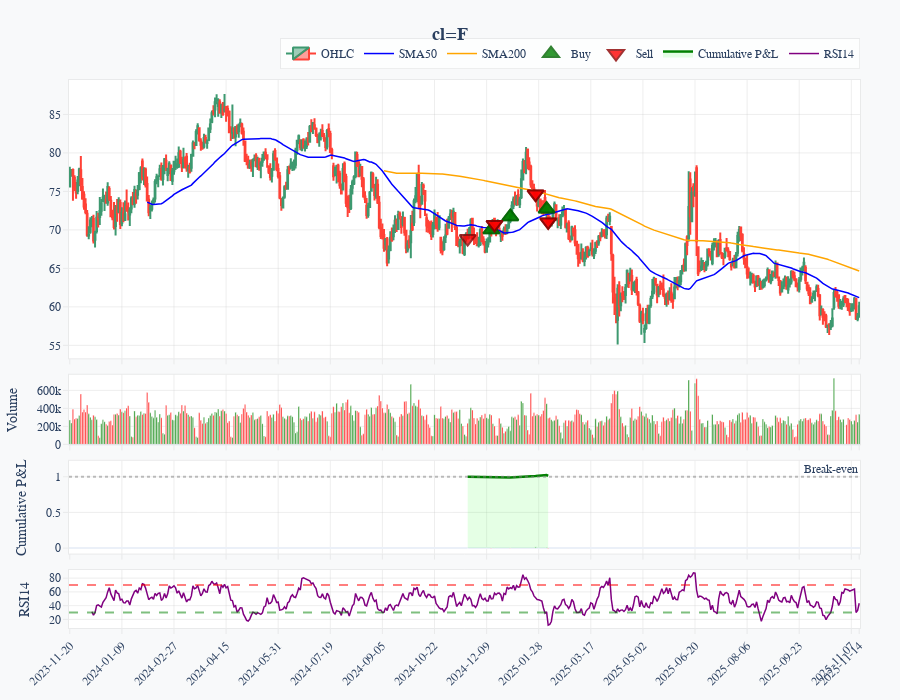

This figure's notebook cell:
### Code cell
from quanta.clients.chart import ChartClient
chart_client = ChartClient()
chart_client.plot(
    df_cl, 
    "cl=F",  
    trades_df=trades, 
    theme='professional'
)

### Figure 1 — Plotly figure (JSON) as saved in the notebook; plotly's stock layout.template omitted (floating-point values rounded to 4 significant figures; data arrays with more than 128 entries replaced by an {"elided": "..."} marker saying what was removed)
{"data": [{"close": {"elided": "501 float values"}, "high": {"elided": "501 float values"}, "low": {"elided": "501 float values"}, "name": "OHLC", "open": {"elided": "501 float values"}, "type": "candlestick", "x": {"elided": "501 int values"}, "xaxis": "x", "yaxis": "y"}, {"line": {"color": "blue", "width": 1.5}, "name": "SMA50", "type": "scatter", "x": {"elided": "501 int values"}, "xaxis": "x", "y": {"elided": "501 float values"}, "yaxis": "y"}, {"line": {"color": "orange", "width": 1.5}, "name": "SMA200", "type": "scatter", "x": {"elided": "501 int values"}, "xaxis": "x", "y": {"elided": "501 float values"}, "yaxis": "y"}, {"hovertemplate": "<b>Buy</b><br>Price: %{y:.2f}<br><extra></extra>", "marker": {"color": "green", "line": {"color": "darkgreen", "width": 2}, "opacity": 0.8, "size": 14, "symbol": "triangle-up"}, "mode": "markers", "name": "Buy", "type": "scatter", "x": [267, 267, 279, 279, 302, 302], "xaxis": "x", "y": [70.02, 70.02, 71.72, 71.72, 72.7, 72.7], "yaxis": "y"}, {"hovertemplate": "<b>Sell</b><br>Price: %{y:.2f}<br><extra></extra>", "marker": {"color": "red", "line": {"color": "darkred", "width": 2}, "opacity": 0.8, "size": 14, "symbol": "triangle-down"}, "mode": "markers", "name": "Sell", "type": "scatter", "x": [252, 269, 269, 295, 295, 303, 303], "xaxis": "x", "y": [68.87, 70.71, 70.71, 74.66, 74.66, 71.03, 71.03], "yaxis": "y"}, {"marker": {"color": {"elided": "501 str values"}}, "name": "Volume", "showlegend": false, "type": "bar", "x": {"elided": "501 int values"}, "xaxis": "x2", "y": {"elided": "501 int values"}, "yaxis": "y2"}, {"customdata": [0, -0.867, -0.867, -0.3598, -0.3598, -1.099, -1.099, 1.006, 1.006, 2.383, 2.383, 1.162, 1.162], "fill": "tozeroy", "fillcolor": "rgba(0, 255, 0, 0.1)", "hovertemplate": "<b>Cumulative P&L</b><br>Value: %{y:.4f}<br>Return: %{customdata:.2f}%<extra></extra>", "line": {"color": "green", "width": 2.5}, "mode": "lines", "name": "Cumulative P&L", "type": "scatter", "x": [252, 267, 267, 269, 269, 279, 279, 295, 295, 302, 302, 303, 303], "xaxis": "x3", "y": [1, 0.9913, 0.9913, 0.9964, 0.9964, 0.989, 0.989, 1.01, 1.01, 1.024, 1.024, 1.012, 1.012], "yaxis": "y3"}, {"hovertemplate": "<b>Trade P&L</b><br>PnL: %{y:.4f}<extra></extra>", "marker": {"color": ["green", "red", "green", "green", "green", "red", "green", "green", "green", "green", "green", "red", "green"]}, "name": "Trade P&L", "opacity": 0.6, "showlegend": false, "type": "bar", "x": [252, 267, 267, 269, 269, 279, 279, 295, 295, 302, 302, 303, 303], "xaxis": "x3", "y": [0, -0.00867, 0, 0.005117, 0, -0.007417, 0, 0.02129, 0, 0.01363, 0, -0.01193, 0], "yaxis": "y3"}, {"line": {"color": "purple", "width": 1.5}, "name": "RSI14", "type": "scatter", "x": {"elided": "501 int values"}, "xaxis": "x4", "y": {"elided": "501 float values"}, "yaxis": "y4"}], "layout": {"annotations": [{"showarrow": false, "text": "Break-even", "x": 1, "xanchor": "right", "xref": "x3 domain", "y": 1, "yanchor": "bottom", "yref": "y3"}], "font": {"family": "Computer Modern, serif", "size": 12}, "height": 700, "hovermode": "x unified", "legend": {"bgcolor": "rgba(255, 255, 255, 0.8)", "bordercolor": "rgba(200, 200, 200, 0.3)", "borderwidth": 1, "orientation": "h", "x": 1, "xanchor": "right", "y": 1.02, "yanchor": "bottom"}, "margin": {"b": 50, "l": 60, "r": 40, "t": 80}, "paper_bgcolor": "#f8f9fa", "plot_bgcolor": "white", "shapes": [{"line": {"color": "gray", "dash": "dot"}, "opacity": 0.5, "type": "line", "x0": 0, "x1": 1, "xref": "x3 domain", "y0": 1, "y1": 1, "yref": "y3"}, {"line": {"color": "red", "dash": "dash"}, "opacity": 0.5, "type": "line", "x0": 0, "x1": 1, "xref": "x4 domain", "y0": 70, "y1": 70, "yref": "y4"}, {"line": {"color": "green", "dash": "dash"}, "opacity": 0.5, "type": "line", "x0": 0, "x1": 1, "xref": "x4 domain", "y0": 30, "y1": 30, "yref": "y4"}], "showlegend": true, "title": {"font": {"family": "Computer Modern, serif", "size": 18}, "text": "<b>cl=F</b>", "x": 0.5, "xanchor": "center"}, "xaxis": {"anchor": "y", "domain": [0, 1], "gridcolor": "rgba(200, 200, 200, 0.3)", "gridwidth": 1, "linecolor": "rgba(200, 200, 200, 0.3)", "linewidth": 1, "matches": "x4", "mirror": true, "rangeslider": {"visible": false}, "showgrid": true, "showline": true, "showticklabels": false, "tickangle": -45, "tickcolor": "rgba(200, 200, 200, 0.3)", "ticklen": 5, "tickmode": "array", "ticks": "outside", "ticktext": ["2023-11-20", "2024-01-09", "2024-02-27", "2024-04-15", "2024-05-31", "2024-07-19", "2024-09-05", "2024-10-22", "2024-12-09", "2025-01-28", "2025-03-17", "2025-05-02", "2025-06-20", "2025-08-06", "2025-09-23", "2025-11-07", "2025-11-14"], "tickvals": [0, 33, 66, 99, 132, 165, 198, 231, 264, 297, 330, 363, 396, 429, 462, 495, 500], "tickwidth": 1}, "xaxis2": {"anchor": "y2", "domain": [0, 1], "gridcolor": "rgba(200, 200, 200, 0.3)", "gridwidth": 1, "linecolor": "rgba(200, 200, 200, 0.3)", "linewidth": 1, "matches": "x4", "mirror": true, "showgrid": true, "showline": true, "showticklabels": false, "tickangle": -45, "tickcolor": "rgba(200, 200, 200, 0.3)", "ticklen": 5, "tickmode": "array", "ticks": "outside", "ticktext": ["2023-11-20", "2024-01-09", "2024-02-27", "2024-04-15", "2024-05-31", "2024-07-19", "2024-09-05", "2024-10-22", "2024-12-09", "2025-01-28", "2025-03-17", "2025-05-02", "2025-06-20", "2025-08-06", "2025-09-23", "2025-11-07", "2025-11-14"], "tickvals": [0, 33, 66, 99, 132, 165, 198, 231, 264, 297, 330, 363, 396, 429, 462, 495, 500], "tickwidth": 1}, "xaxis3": {"anchor": "y3", "domain": [0, 1], "gridcolor": "rgba(200, 200, 200, 0.3)", "gridwidth": 1, "linecolor": "rgba(200, 200, 200, 0.3)", "linewidth": 1, "matches": "x4", "mirror": true, "showgrid": true, "showline": true, "showticklabels": false, "tickangle": -45, "tickcolor": "rgba(200, 200, 200, 0.3)", "ticklen": 5, "tickmode": "array", "ticks": "outside", "ticktext": ["2023-11-20", "2024-01-09", "2024-02-27", "2024-04-15", "2024-05-31", "2024-07-19", "2024-09-05", "2024-10-22", "2024-12-09", "2025-01-28", "2025-03-17", "2025-05-02", "2025-06-20", "2025-08-06", "2025-09-23", "2025-11-07", "2025-11-14"], "tickvals": [0, 33, 66, 99, 132, 165, 198, 231, 264, 297, 330, 363, 396, 429, 462, 495, 500], "tickwidth": 1}, "xaxis4": {"anchor": "y4", "domain": [0, 1], "gridcolor": "rgba(200, 200, 200, 0.3)", "gridwidth": 1, "linecolor": "rgba(200, 200, 200, 0.3)", "linewidth": 1, "mirror": true, "showgrid": true, "showline": true, "tickangle": -45, "tickcolor": "rgba(200, 200, 200, 0.3)", "ticklen": 5, "tickmode": "array", "ticks": "outside", "ticktext": ["2023-11-20", "2024-01-09", "2024-02-27", "2024-04-15", "2024-05-31", "2024-07-19", "2024-09-05", "2024-10-22", "2024-12-09", "2025-01-28", "2025-03-17", "2025-05-02", "2025-06-20", "2025-08-06", "2025-09-23", "2025-11-07", "2025-11-14"], "tickvals": [0, 33, 66, 99, 132, 165, 198, 231, 264, 297, 330, 363, 396, 429, 462, 495, 500], "tickwidth": 1}, "yaxis": {"anchor": "x", "domain": [0.4921, 1], "gridcolor": "rgba(200, 200, 200, 0.3)", "gridwidth": 1, "linecolor": "rgba(200, 200, 200, 0.3)", "linewidth": 1, "mirror": true, "showgrid": true, "showline": true, "tickcolor": "rgba(200, 200, 200, 0.3)", "ticklen": 5, "ticks": "outside", "tickwidth": 1}, "yaxis2": {"anchor": "x2", "domain": [0.3351, 0.4621], "gridcolor": "rgba(200, 200, 200, 0.3)", "gridwidth": 1, "linecolor": "rgba(200, 200, 200, 0.3)", "linewidth": 1, "mirror": true, "showgrid": true, "showline": true, "tickcolor": "rgba(200, 200, 200, 0.3)", "ticklen": 5, "ticks": "outside", "tickwidth": 1, "title": {"text": "Volume"}}, "yaxis3": {"anchor": "x3", "domain": [0.1358, 0.3051], "gridcolor": "rgba(200, 200, 200, 0.3)", "gridwidth": 1, "linecolor": "rgba(200, 200, 200, 0.3)", "linewidth": 1, "mirror": true, "showgrid": true, "showline": true, "tickcolor": "rgba(200, 200, 200, 0.3)", "ticklen": 5, "ticks": "outside", "tickwidth": 1, "title": {"text": "Cumulative P&L"}}, "yaxis4": {"anchor": "x4", "domain": [0, 0.1058], "gridcolor": "rgba(200, 200, 200, 0.3)", "gridwidth": 1, "linecolor": "rgba(200, 200, 200, 0.3)", "linewidth": 1, "mirror": true, "showgrid": true, "showline": true, "tickcolor": "rgba(200, 200, 200, 0.3)", "ticklen": 5, "ticks": "outside", "tickwidth": 1, "title": {"text": "RSI14"}}}}
